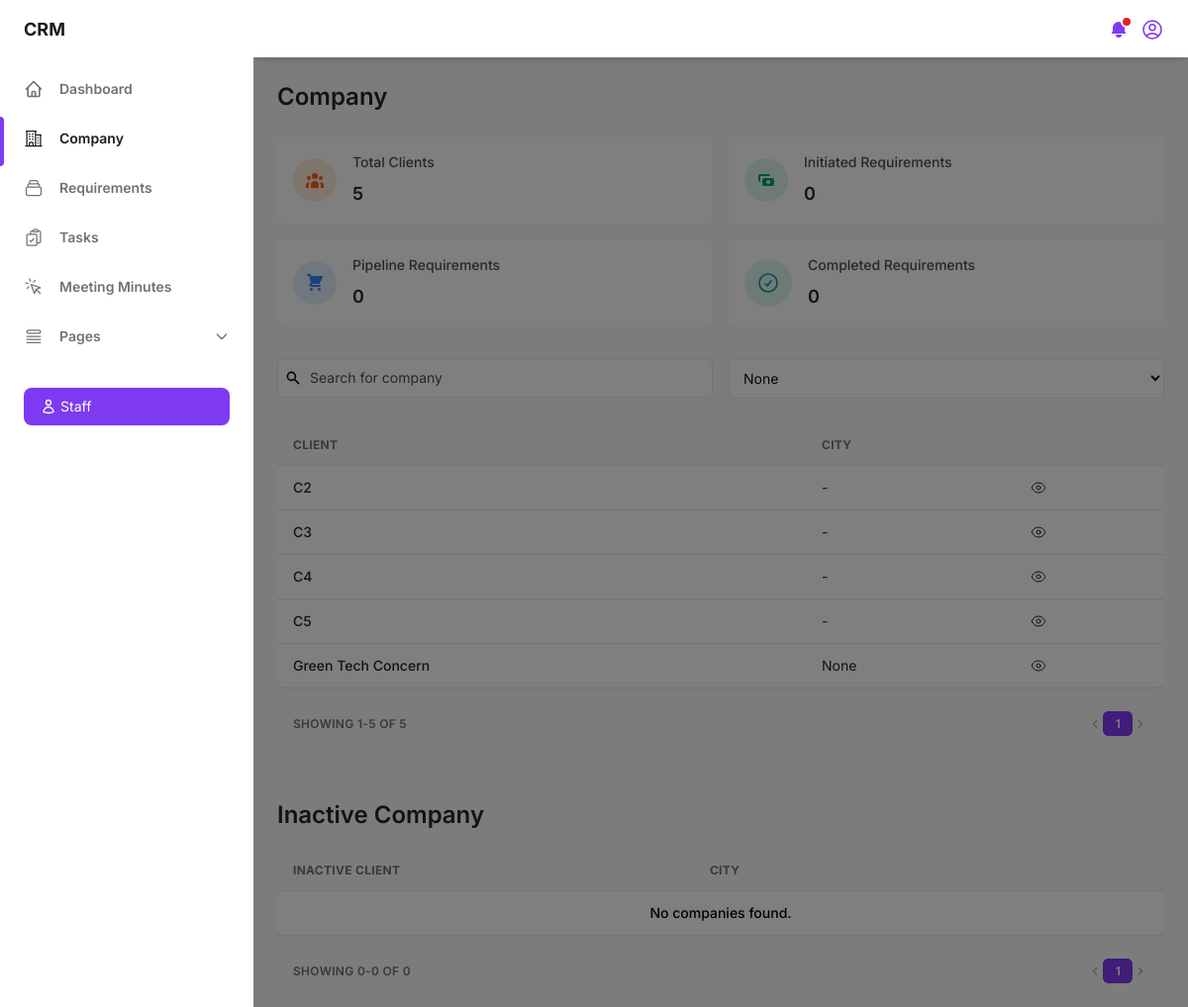
The page /company/ (signed in) on the database as committed earlier.
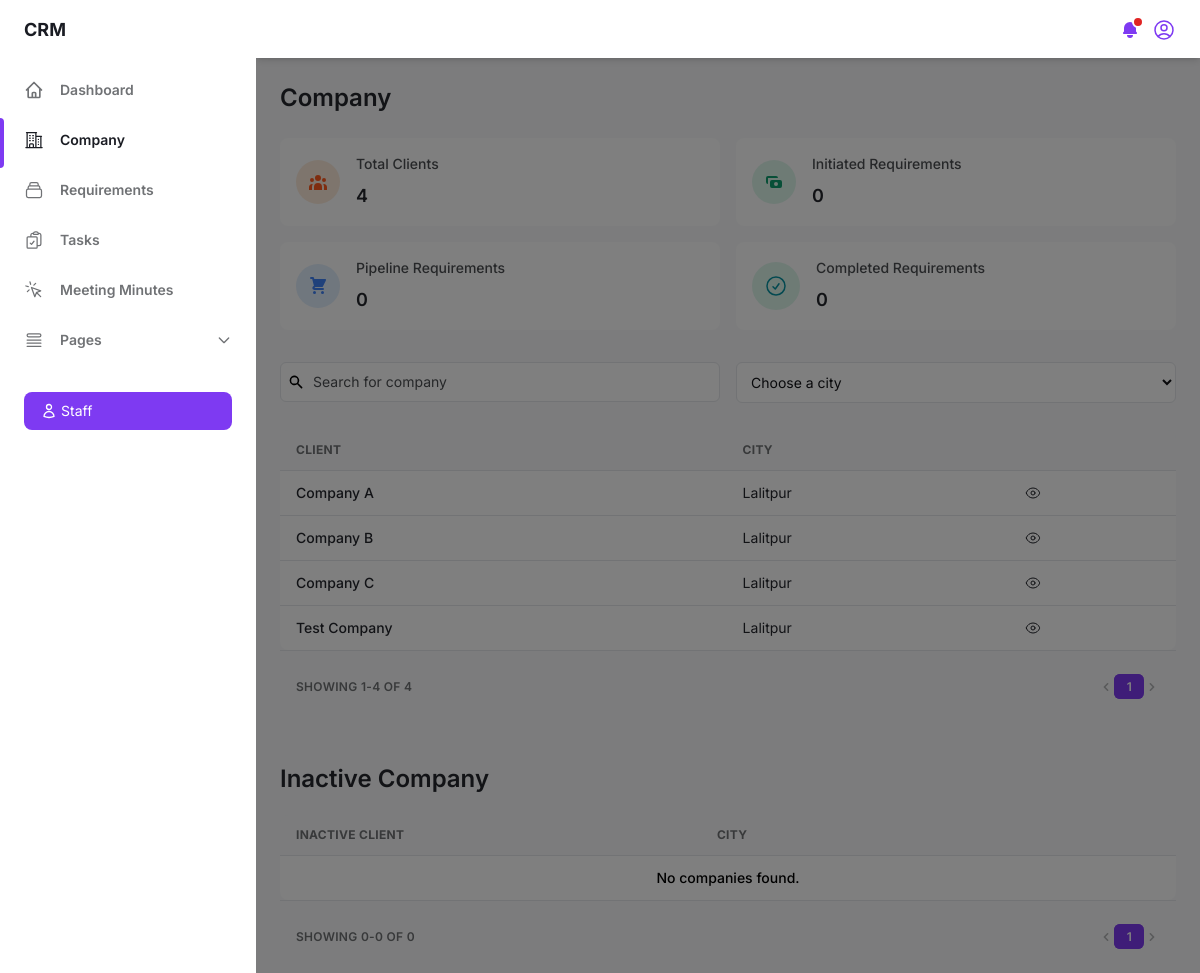
The same page on the database as committed later.
### crm_app/models.py (models this page shows, shortened)
class Company(models.Model):
    company_name = models.CharField(max_length=100, unique=True)
    sector = models.ForeignKey(Sector, on_delete=models.SET_NULL, null=True, blank=True, related_name='sector_companies')
    address = models.CharField(max_length=100, null=True, blank=True)
    city = models.CharField(max_length=100, null=True, blank=True)
    state = models.CharField(max_length=100, null=True, blank=True)
    country = models.CharField(max_length=100, null=True, blank=True)
    via = models.CharField(max_length=100, null=True, blank=True)
    referral_name = models.CharField(max_length=100, null=True, blank=True)
    website = models.CharField(max_length=255, null=True, blank=True)
    created_by = models.OneToOneField(User, on_delete=models.SET_NULL, null=True, blank=True, related_name='created_company')
    date = models.DateField(default=now)
    status = models.BooleanField(default=True)
    cluster = models.IntegerField(null=True, blank=True)
    class Meta:
        verbose_name_plural = "companies"

### crm_app/views.py (the view)
# urls.py: path('company/', views.company, name='company'),
def company(request):
    if 'staff_id' not in request.session:
        return redirect('login')
    staff_id = request.session.get('staff_id')
    user = Staff.objects.get(id=staff_id)
    companies = Company.objects.order_by('company_name')
    contacts = Contact.objects.select_related('company').all()
    sectors = Sector.objects.values('id', 'sector_name').order_by('sector_name')
    services = Service.objects.values('id', 'service_name').distinct().order_by('service_name')
    brands = Brand.objects.values('id', 'brand_name').distinct().order_by('brand_name')
    products = Product.objects.values('id', 'product_name').distinct().order_by('product_name')
    cities = Company.objects.values_list('city', flat=True).distinct().order_by('city')
    staffs = Staff.objects.all()
    active_companies = Company.objects.filter(status=True).order_by('company_name')
    inactive_companies = Company.objects.filter(status=False).order_by('company_name')
    company_count = Company.objects.count()
    initiated_count = Requirement.objects.filter(status="Initiated").count()
    pipeline_count = Requirement.objects.filter(status="Pipeline").count()
    completed_count = Requirement.objects.filter(status="Completed").count()
    city_filter = request.GET.get('city', None)
    status_filter = request.GET.get('status', 'active')
    if city_filter:
        active_companies = active_companies.filter(city=city_filter)
        inactive_companies = inactive_companies.filter(city=city_filter)
    if status_filter:
        status_value = status_filter.lower() == 'active'
        if status_value:
            active_companies = active_companies.filter(status=True)
        else:
            inactive_companies = inactive_companies.filter(status=False)
    paginator_active = Paginator(active_companies, 10)
    page_active = request.GET.get('page_active')
    try:
        active_companies_page = paginator_active.page(page_active)
    except PageNotAnInteger:
        active_companies_page = paginator_active.page(1)
    except EmptyPage:
        active_companies_page = paginator_active.page(paginator_active.num_pages)
    paginator_inactive = Paginator(inactive_companies, 10)
    page_inactive = request.GET.get('page_inactive')
    try:
        inactive_companies_page = paginator_inactive.page(page_inactive)
    except PageNotAnInteger:
        inactive_companies_page = paginator_inactive.page(1)
    except EmptyPage:
        inactive_companies_page = paginator_inactive.page(paginator_inactive.num_pages)
    context = {'companies': companies, 'contacts': contacts, 'sectors': sectors, 'services': services, 'brands': brands, 'products': products, 'cities': cities, 'staffs': staffs, 'company_count': company_count,
                'initiated_count': initiated_count, 'pipeline_count': pipeline_count, 'completed_count': completed_count, 'active_companies': active_companies_page, 'inactive_companies': inactive_companies_page,
                'paginator_active': paginator_active, 'paginator_inactive': paginator_inactive, 'page_active': page_active, 'page_inactive': page_inactive, 'user': user}
    return render(request, 'company.html', context)

### templates/company.html (shortened to what the changed rows need)
{% load static %}
<!DOCTYPE html>
<html :class="{ 'theme-dark': dark }" x-data="data()" lang="en">
<head>
    <link rel="stylesheet" href="{% static 'css/tailwind.output.css' %}"/>
    <link rel="stylesheet" href="{% static 'css/style.css' %}" />
</head>
<body>
    <div class="flex h-screen bg-gray-50 dark:bg-gray-900" :class="{ 'overflow-hidden': isSideMenuOpen }">
        <div class="flex flex-col flex-1 w-full">
            <main class="h-full overflow-y-auto" id="main-company-content">
                <div class="container px-6 mx-auto grid">
                    <h2 class="my-6 text-2xl font-semibold text-gray-700 dark:text-gray-200">Company</h2>
                    <div class="grid gap-4 mb-8 md:grid-cols-2 xl:grid-cols-4">
                        <div class="flex items-center p-4 bg-white rounded-lg shadow-xs dark:bg-gray-800">
                            <div>
                                <p class="mb-2 text-sm font-medium text-gray-600 dark:text-gray-400">Total Clients</p>
                                <p class="text-lg font-semibold text-gray-700 dark:text-gray-200">{{ company_count }}</p>
                            </div>
                        </div>
                    </div>
                    <div class="grid gap-4 mb-2 md:grid-cols-2">
                        <div>
                            <select id="city-filter" class="bg-white border text-gray-900 text-sm rounded-md focus:ring-blue-500 focus:border-blue-500 block w-full p-2.5 dark:bg-gray-700 dark:border-gray-600 dark:placeholder-gray-400 dark:text-white dark:focus:ring-blue-500 dark:focus:border-blue-500">
                                <option value="">Choose a city</option>
                                {% for city in cities %}
                                <option value="{{ city }}" {% if city == request.GET.city %}selected{% endif %}>{{ city }}</option>
                                {% endfor %}
                            </select>
                        </div>
                    </div>
                    <div class="w-full overflow-hidden rounded-lg shadow-xs" id="company-name-table">
                        <div class="w-full overflow-x-auto">
                            <table class="w-full whitespace-no-wrap">
                                <thead>
                                    <tr class="text-xs font-semibold tracking-wide text-left text-gray-500 uppercase border-b dark:border-gray-700 bg-gray-50 dark:text-gray-400 dark:bg-gray-800">
                                        <th class="px-4 py-3">Client</th>
                                        <th class="px-4 py-3">City</th>
                                        <th class="px-4 py-3"></th>
                                    </tr>
                                </thead>
                                <tbody class="bg-white divide-y dark:divide-gray-700 dark:bg-gray-800">
                                    {% for company in active_companies %}
                                    <tr class="text-gray-700 dark:text-gray-400">
                                        <td class="px-4 py-3">
                                            <p class="font-medium text-sm">{{ company.company_name }}</p>
                                        </td>
                                        <td class="px-4 py-3 text-sm">{{ company.city|default:"-" }}</td>
                                        <td class="px-4 py-3 text-sm">
                                            <a href="{% url 'companydetails' company.id %}">
                                            </a>
                                        </td>
                                    </tr>
                                    {% empty %}
                                    <tr>
                                        <td colspan="5" class="font-medium text-sm text-center dark:text-gray-400 py-3">No companies found.</td>
                                    </tr>
                                    {% endfor %}
                                </tbody>
                            </table>
                        </div>
                    </div>
                    <div class="grid px-4 py-3 text-xs font-semibold tracking-wide text-gray-500 uppercase border-t dark:border-gray-700 bg-gray-50 sm:grid-cols-9 dark:text-gray-400 dark:bg-gray-800">
                        <span class="flex items-center col-span-3">Showing {{ active_companies.start_index }}-{{ active_companies.end_index }} of {{ paginator_active.count }}</span>
                        <span class="col-span-2"></span>
                        <span class="flex col-span-4 mt-2 sm:mt-auto sm:justify-end">
                            <nav aria-label="Table navigation">
                                <ul class="inline-flex items-center">
                                    {% for num in paginator_active.page_range %}
                                        {% if active_companies.number == num %}
                                        <li>
                                            <span class="px-3 py-1 text-white transition-colors duration-150 bg-purple-600 border border-r-0 border-purple-600 rounded-md focus:outline-none">{{ num }}</span>
                                        </li>
                                        {% else %}
                                        <li>
                                            <a href="?page_active={{ num }}&page_inactive={{ page_inactive }}" class="px-3 py-1 rounded-md focus:outline-none">{{ num }}</a>
                                        </li>
                                        {% endif %}
                                    {% endfor %}
                                </ul>
                            </nav>
                        </span>
                    </div>
                    <h2 class="mt-10 mb-5 text-2xl font-semibold text-gray-700 dark:text-gray-200">Inactive Company</h2>
                    <div class="w-full overflow-hidden rounded-lg shadow-xs">
                        <div class="w-full overflow-x-auto">
                            <table class="w-full whitespace-no-wrap">
                                <thead>
                                    <tr class="text-xs font-semibold tracking-wide text-left text-gray-500 uppercase border-b dark:border-gray-700 bg-gray-50 dark:text-gray-400 dark:bg-gray-800">
                                        <th class="px-4 py-3">Inactive Client</th>
                                        <th class="px-4 py-3">City</th>
                                        <th class="px-4 py-3"></th>
                                        <th class="px-4 py-3"></th>
                                        <th class="px-4 py-3"></th>
                                    </tr>
                                </thead>
                            </table>
                        </div>
                    </div>
                    <div class="grid px-4 py-3 text-xs font-semibold tracking-wide text-gray-500 uppercase border-t dark:border-gray-700 bg-gray-50 sm:grid-cols-9 dark:text-gray-400 dark:bg-gray-800">
                        <span class="flex col-span-4 mt-2 sm:mt-auto sm:justify-end">
                            <nav aria-label="Table navigation">
                                <ul class="inline-flex items-center">
                                    {% for num in paginator_inactive.page_range %}
                                        {% if inactive_companies.number == num %}
                                        <li>
                                            <span class="px-3 py-1 text-white transition-colors duration-150 bg-purple-600 border border-r-0 border-purple-600 rounded-md focus:outline-none">{{ num }}</span>
                                        </li>
                                        {% else %}
                                        <li>
                                            <a href="?page_active={{ page_active }}&page_inactive={{ num }}" class="px-3 py-1 rounded-md focus:outline-none">{{ num }}</a>
                                        </li>
                                        {% endif %}
                                    {% endfor %}
                                </ul>
                            </nav>
                        </span>
                    </div>
                </div>
            </main>
        </div>
    </div>
</body>
</html>

Rows that differ between the two databases and show on the page:
removed Company: company_name "C2", city "-"
removed Company: company_name "C3", city "-"
removed Company: company_name "C4", city "-"
removed Company: company_name "C5", city "-"
removed Company: company_name "Green Tech Concern", city "None"
added Company: company_name "Company A", city "Lalitpur"
added Company: company_name "Company B", city "Lalitpur"
added Company: company_name "Company C", city "Lalitpur"
added Company: company_name "Test Company", city "Lalitpur"
Other text that changed with them:
{{ company_count }}: "5" → "4"
form field value: "None" → "Choose a city"
{{ active_companies.end_index }}: "5" → "4"
{{ paginator_active.count }}: "5" → "4"
